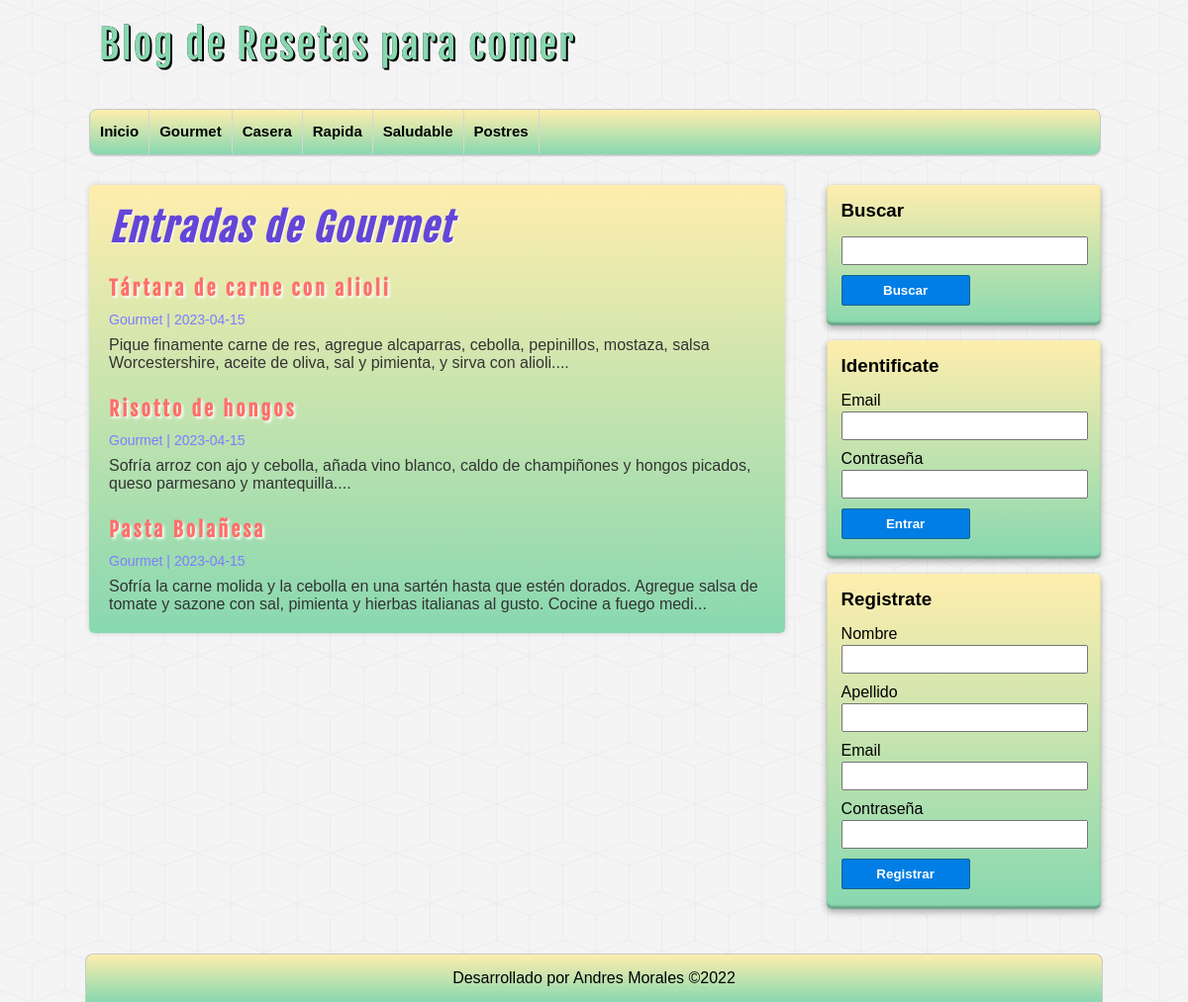
/categoria.php?id=1, run on the app's committed database.
### tables this page shows
CREATE TABLE IF NOT EXISTS `categorias` (
  `id` int NOT NULL AUTO_INCREMENT,
  `nombre` varchar(100) DEFAULT NULL,
  PRIMARY KEY (`id`)
);

CREATE TABLE IF NOT EXISTS `entradas` (
  `id` int NOT NULL AUTO_INCREMENT,
  `usuario_id` int NOT NULL,
  `categoria_id` int NOT NULL,
  `titulo` varchar(255) NOT NULL,
  `descripcion` mediumtext,
  `fecha` date NOT NULL,
  PRIMARY KEY (`id`),
  KEY `fk_entrada_usuario` (`usuario_id`),
  KEY `fk_entrada_categoria` (`categoria_id`)
);

### includes/helpers.php (called while the page is built, shortened)
<?php
function conseguirCategorias($conexion)
{
	$sql = "SELECT * FROM categorias ORDER BY id ASC;";
	$categorias = mysqli_query($conexion, $sql);
	$resultado = array();
	if ($categorias && mysqli_num_rows($categorias) >= 1) {
		$resultado = $categorias;
	}
	return $resultado;
}
function conseguirCategoria($conexion, $id)
{
	$sql = "SELECT * FROM categorias WHERE id = $id;";
	$categorias = mysqli_query($conexion, $sql);
	$resultado = array();
	if ($categorias && mysqli_num_rows($categorias) >= 1) {
		$resultado = mysqli_fetch_assoc($categorias);
	}
	return $resultado;
}
function conseguirEntradas($conexion, $limit = null, $categoria = null, $busqueda = null)
{
	$sql = "SELECT e.*, c.nombre AS 'categoria' FROM entradas e " .
		"INNER JOIN categorias c ON e.categoria_id = c.id ";
	if (!empty($categoria)) {
		$sql .= "WHERE e.categoria_id = $categoria ";
	}
	$sql .= "ORDER BY e.id DESC ";
	$entradas = mysqli_query($conexion, $sql);
	return $entradas;
}

### categoria.php (the view, shortened to what this page needs)
<?php require_once 'includes/conexion.php'; ?>
<?php require_once 'includes/helpers.php'; ?>
<?php
$categoria_actual = conseguirCategoria($db, $_GET['id']);
?>
<?php require_once 'includes/header.php'; ?>
<?php require_once 'includes/sidebar.php'; ?>
<div id="principal">
  <h1>Entradas de <?= $categoria_actual['nombre'] ?></h1>
  <?php
  $entradas = conseguirEntradas($db, null, $_GET['id']);
  if (!empty($entradas) && mysqli_num_rows($entradas) >= 1) :
    while ($entrada = mysqli_fetch_assoc($entradas)) :
  ?>
      <article class="entrada">
        <a href="entrada.php?id=<?= $entrada['id'] ?>">
          <h2><?= $entrada['titulo'] ?></h2>
          <span class="fecha"><?= $entrada['categoria'] . ' | ' . $entrada['fecha'] ?></span>
          <p>
            <?= substr($entrada['descripcion'], 0, 180) . "..." ?>
          </p>
        </a>
      </article>
    <?php
    endwhile;
  else :
    ?>
    <div class="alerta">No hay entradas de esta categoria</div>
  <?php
  endif;
  ?>
</div>
<?php require_once 'includes/footer.php'; ?>

### includes/header.php (shortened to what this page needs)
<?php require_once 'conexion.php'; ?>
<?php require_once 'includes/helpers.php'; ?>
<!DOCTYPE html>
<html lang="es">
<head>
    <link rel="stylesheet" href="assets/css/style.css">
</head>
<body>
    <header id="cabecera">
        <div id="logo">
            <a href="index.php">
                Blog de Resetas para comer
            </a>
        </div>
        <nav id="menu">
            <ul>
                <li>
                    <a href="index.php">Inicio</a>
                </li>
                <?php
                $categorias = conseguirCategorias($db);
                if (!empty($categorias)) :
                    while ($categoria = mysqli_fetch_assoc($categorias)) :
                ?>
                        <li>
                            <a href="categoria.php?id=<?= $categoria['id'] ?>"><?= $categoria['nombre'] ?></a>
                        </li>
                <?php
                    endwhile;
                endif;
                ?>
            </ul>
        </nav>
    </header>
    <div id="contenedor">

### assets/css/style.css (style rules this page uses)
* { margin: 0px; padding: 0px; font-family: sans-serif, Helvetica, Arial; text-decoration: none; }
body { background: url(../img/cubes.png) #f4f4f4; }
.fecha { color: #7d7dff; margin-top: 5px; font-size: 14px; }
#cabecera { width: 85%; height: auto; background: transparent; margin: 0px auto; }
#logo { float: left; width: 540px; height: 110px; }
#logo a { font-family: "fajala", Helvetica; font-size: 40px; letter-spacing: 2px; color: #88d8b0; text-shadow: 0px 0px 0px black, 1px 1px 0px black, 2px 2px 0px black; transition: all 500ms; line-height: 90px; margin-left: 10px; }
#menu { clear: both; width: 100%; height: 45px; background: linear-gradient(to bottom, #ffeead 0px, #88d8b0 100%); border: 1px solid #c9c9c9; border-radius: 8px; box-shadow: 0px 1px 1px #ccc; overflow: hidden; }
#menu ul { list-style: none; }
#menu ul li { float: left; line-height: 44px; border-right: 1px solid #d6d6d6; }
#menu ul li a { display: block; padding-left: 10px; padding-right: 10px; font-size: 15px; font-weight: bold; color: #000000; }
#contenedor { width: 85%; height: auto; margin: 0px auto; margin-top: 30px; margin-bottom: 30px; }
#principal { float: left; width: 65%; min-height: min-content; margin-bottom: 35px; background: linear-gradient(to bottom, #ffeead 0px, #88d8b0 100%); color: #000000; border-radius: 5px; box-shadow: 0px 0px 5px #ccc; padding: 20px; overflow: hidden; }
#principal a { color: #333; }
#principal h1 { font-size: 38px; font-style: oblique; color: #6346d8; letter-spacing: 2px; text-shadow: 1px 1px 2px #fff; font-family: "fajala"; }
#principal h2 { font-size: 20px; text-shadow: 2px 2px 3px #fff; color: #ff6f69; letter-spacing: 3px; font-family: "fajala"; margin-top: 25px; margin-bottom: 10px; }
#principal p { margin-top: 8px; }

### data on the page
categorias: nombre "Gourmet"
categorias: nombre "Casera"
categorias: nombre "Rapida"
categorias: nombre "Saludable"
categorias: nombre "Postres"
entradas: titulo "Tártara de carne con alioli", categoria.nombre "Gourmet", fecha "2023-04-15", descripcion "Pique finamente carne de res, agregue alcaparras, cebolla, pepinillos, mostaza, salsa Worcestershire, aceite de oliva, sal y pimienta, y sirva con alioli."
entradas: titulo "Risotto de hongos", categoria.nombre "Gourmet", fecha "2023-04-15", descripcion "Sofría arroz con ajo y cebolla, añada vino blanco, caldo de champiñones y hongos picados, queso parmesano y mantequilla."
entradas: titulo "Pasta Bolañesa", categoria.nombre "Gourmet", fecha "2023-04-15", descripcion "Sofría la carne molida y la cebolla en una sartén hasta que estén dorados. Agregue salsa de tomate y sazone con sal, pimienta y hierbas italianas al gusto. Cocine a fuego medi"
